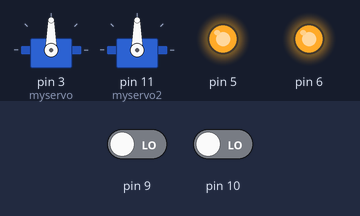
Recording of a program running on a simulated Arduino Uno, built with avr-gcc and run on an emulated ATmega328P. Shown: 2 × servo, output pins drawn as LEDs (lit = HIGH). The test bench sets the inputs (shaded band); at power-on: pin 9 LOW, pin 10 LOW.

Above: at 1.2 s.
1.3 s: pin 9 driven HIGH
At 1.45 s:
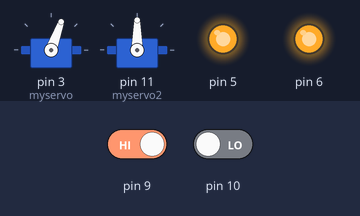
At 2.35 s:
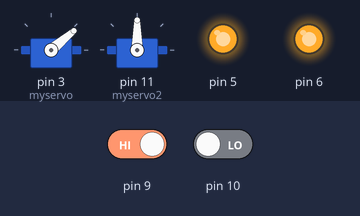
4.3 s: pin 10 driven HIGH
7.3 s: pin 10 driven LOW
10.3 s: pin 10 driven HIGH
13.3 s: pin 9 driven LOW
At 13.49 s:
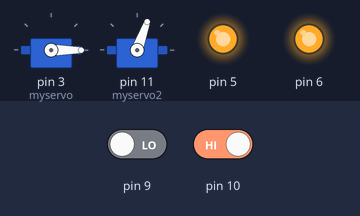
16.3 s: pin 9 driven HIGH and pin 10 driven LOW
At 16.5 s:
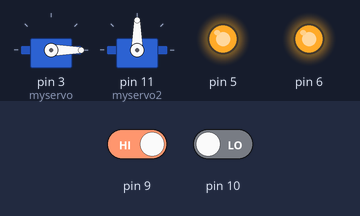
Timing chart, 0 to 20.3 s (numbered marks = the images above; inputs shaded):
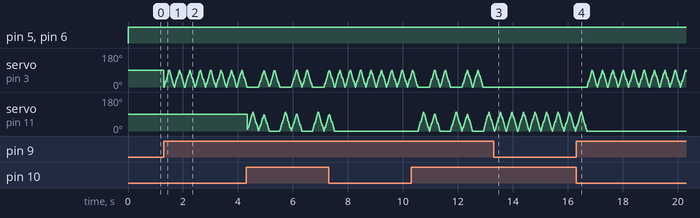

The program:

main.cpp
```cpp
#include <Arduino.h>
#include <Servo.h>

Servo myservo;
Servo myservo2;

int pos = 0;
// int val;

void setup() {
  pinMode(9, INPUT);
  myservo.attach(3);

  pinMode(10, INPUT);
  myservo2.attach(11);

  pinMode(5, OUTPUT);
  pinMode(6, OUTPUT);

  Serial.begin(9600);
}

void loop() {
  if (digitalRead(9)) {
    for (pos = 0; pos <= 90; pos += 1) {
      myservo.write(pos);
      delay(2);
    }

    for (pos = 90; pos >= 0; pos -= 1) {
      myservo.write(pos);
      delay(2);
    }
  }

  if (digitalRead(10)) {
    for (pos = 0; pos <= 100; pos += 1) {
      myservo2.write(pos);
      delay(2);
    }

    for (pos = 100; pos >= 0; pos -= 1) {
      myservo2.write(pos);
      delay(2);
    }
  }

  if (digitalRead(10) && digitalRead(9)) {
    for (pos = 0; pos <= 90; pos += 1) {
      myservo.write(pos);
      myservo2.write(pos);
      delay(2);
    }

    for (pos = 90; pos >= 0; pos -= 1) {
      myservo.write(pos);
      myservo2.write(pos);
      delay(2);
    }
  }

  digitalWrite(5, HIGH);
  digitalWrite(6, HIGH);
}
```

Measured:
- after the input at 13.3 s, servo on pin 3 (myservo): stops changing and stays 0°
